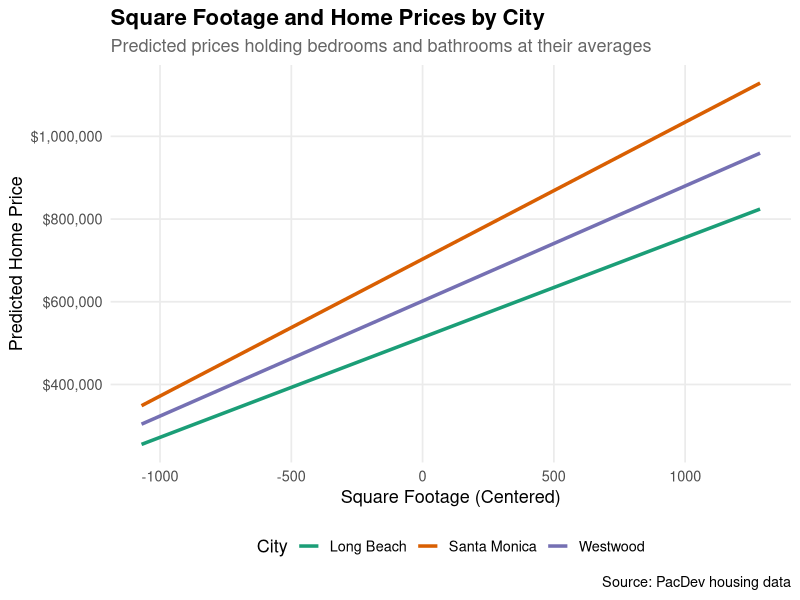
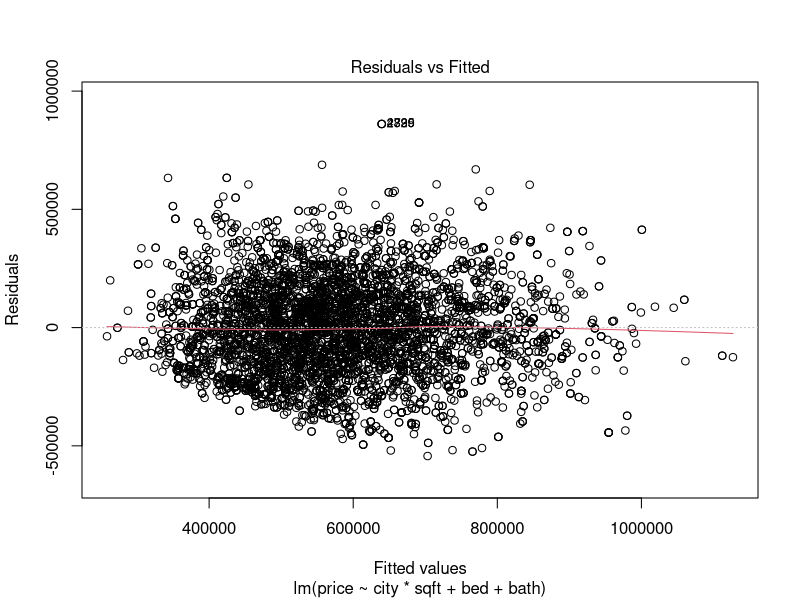

Recreate these plots in R, in order.
## ---- chunk 1
#| label: setup
#| include: false

suppressPackageStartupMessages(library(tidyverse))

options(pillar.sigfig = 5)
options(scipen = 999)
## ---- chunk 2
#| label: import-data
#| include: false

pacdev <- read.csv(
  file = "pacdev_data.csv",
  stringsAsFactors = FALSE,
  fileEncoding = "latin1"
)
## ---- chunk 3
#| label: simple-regression

simple_lm <- lm(price ~ sqft, data = pacdev)

summary(simple_lm)
## ---- chunk 4
#| label: centered-regression

simple_fitted <- lm(
  price ~ scale(sqft, scale = FALSE),
  data = pacdev
)

summary(simple_fitted)
## ---- chunk 5
#| label: multiple-regression

# Set the reference city
pacdev$city <- relevel(
  factor(pacdev$city),
  ref = "Long Beach"
)

# Center numeric predictors
pacdev_centered <- pacdev %>%
  mutate(
    across(
      all_of(c("sqft", "bed", "bath")),
      ~ as.numeric(scale(.x, scale = FALSE))
    )
  )

# Fit the multiple regression
multiple_fitted <- lm(
  price ~ city + sqft + bed + bath,
  data = pacdev_centered
)

summary(multiple_fitted)
## ---- chunk 6
#| label: interaction-regression

interaction_fitted <- lm(
  price ~ city * sqft + bed + bath,
  data = pacdev_centered
)

summary(interaction_fitted)
## ---- chunk 7
#| label: interaction-plot
#| fig-width: 9
#| fig-height: 5.5

# Create a prediction grid
prediction_grid <- expand.grid(
  sqft = seq(
    min(pacdev_centered$sqft),
    max(pacdev_centered$sqft),
    length.out = 100
  ),
  city = levels(pacdev_centered$city),
  bed = 0,
  bath = 0
)

# Predict prices
prediction_grid$predicted_price <- predict(
  interaction_fitted,
  newdata = prediction_grid
)

# Plot interaction
ggplot(
  prediction_grid,
  aes(
    x = sqft,
    y = predicted_price,
    color = city
  )
) +
  geom_line(linewidth = 1.2) +
  scale_y_continuous(
    labels = scales::label_dollar()
  ) +
  scale_color_brewer(palette = "Dark2") +
  labs(
    title = "Square Footage and Home Prices by City",
    subtitle = "Predicted prices holding bedrooms and bathrooms at their averages",
    x = "Square Footage (Centered)",
    y = "Predicted Home Price",
    color = "City",
    caption = "Source: PacDev housing data"
  ) +
  theme_minimal(base_size = 13) +
  theme(
    plot.title = element_text(face = "bold", size = 16),
    plot.subtitle = element_text(color = "gray40"),
    legend.position = "bottom",
    panel.grid.minor = element_blank()
  )
## ---- chunk 8
#| label: residual-plot
#| fig-width: 9
#| fig-height: 5.5

plot(interaction_fitted, which = 1)
